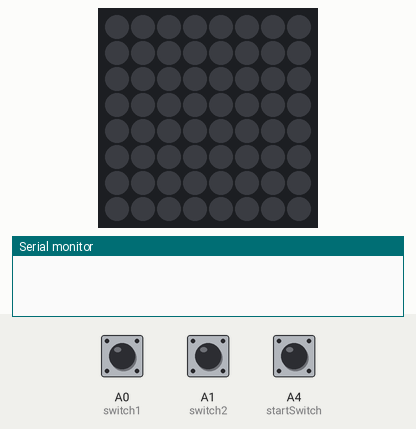
The sketch below on a simulated Arduino Uno, built with avr-gcc and run on an emulated ATmega328P. On the bench: 8×8 RGB LED matrix (first LED top left, wired row by row), the last lines printed to the serial monitor. The test bench sets the inputs (shaded band); at power-on: A4 (startSwitch) HIGH, A0 (switch1) HIGH, A1 (switch2) LOW. Dim RGB values are drawn brighter than linear; random numbers use the default seed unless the sketch sets one.

Above: at 1.2 s.
1.3 s: A4 (startSwitch) pulled LOW for 0.15 s
At 1.9 s:
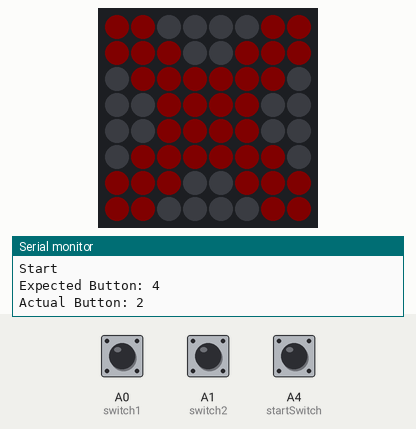
4.4 s: A4 (startSwitch) pulled LOW for 1 s
At 4.46 s:
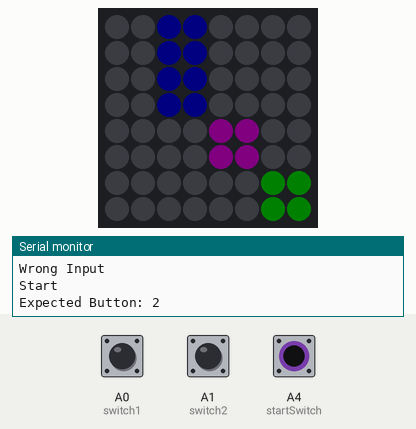
6.9 s: A4 (startSwitch) driven LOW
At 7.07 s:
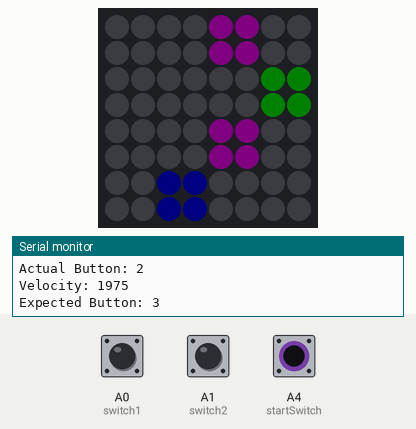
9.9 s: A4 (startSwitch) driven HIGH
At 11.7 s:
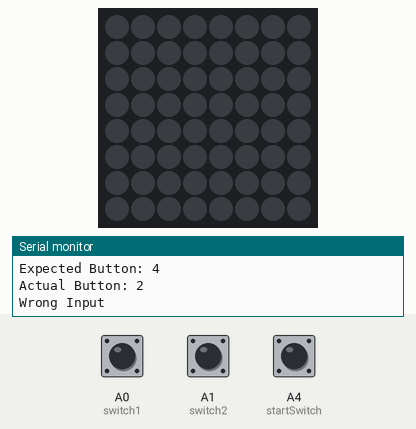
12.7 s: A4 (startSwitch) driven LOW
At 12.76 s:
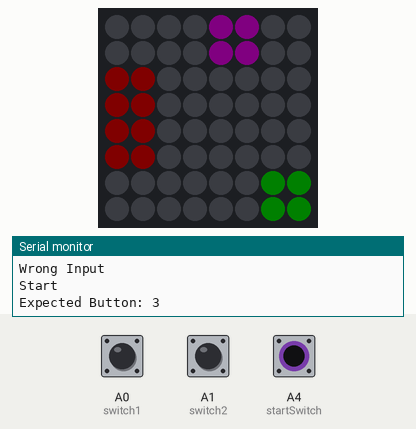
15.7 s: A0 (switch1) pulled LOW for 3.2 s
At 19.14 s:
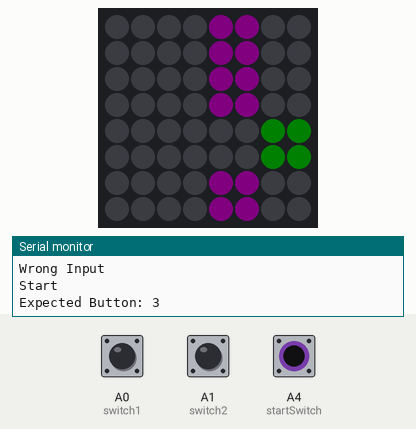
Timing chart, 0 to 20.6 s (numbered marks = the images above; inputs shaded):
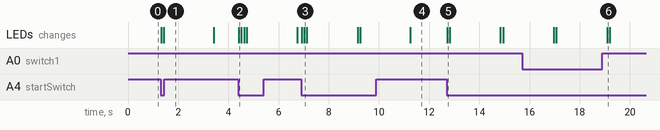

Measured:
- after the input at 1.3 s, the LEDs: first change at once (image 1 shows a later state)
- after the input at 4.4 s, the LEDs: change at once (image 2)
- after the input at 6.9 s, the LEDs: first change at once (image 3 shows a later state)
- after the input at 12.7 s, the LEDs: change at once (image 5)

The sketch:

piano_tiles.ino
```cpp
#include "FastLED.h"

// Matrix Info
const int NUM_ROWS = 8;
const int NUM_COLS = 8;
const int BRIGHTNESS = 5;
const int NUM_LEDS = NUM_ROWS * NUM_COLS;

// Pins
const int DATA_PIN = 3;
const int switch1 = A0;
const int switch2 = A1;
const int switch3 = A2;
const int switch4 = A3;
const int startSwitch = A4;

// Array of colors
CRGB colors[4] = {CRGB(255,0,0), CRGB(0,0,255), CRGB(255,0,255), CRGB(0,255,0)};

// Settings
const int sequenceSize = 100;
const int minVelocity = 2000;
const int maxVelocity = 1000;

// Define the array of leds
CRGB leds[NUM_LEDS];

// Other Attributes
bool canContinue = false;
bool canReadNext = false;
bool success = true;
unsigned long expectedEndTime;

int sequence[sequenceSize];
int inputSequence[sequenceSize];

int velocity;

void setup() {
  FastLED.addLeds<NEOPIXEL, DATA_PIN>(leds, NUM_LEDS);
  FastLED.setBrightness(BRIGHTNESS);
  Serial.begin(9600);
}

void loop() {
  reset_leds();

  if (digitalRead(startSwitch) == LOW && canContinue == false)
  {
    generate_sequence();
    canContinue = true;
    Serial.println("Start");
    show_sequence();
  }

}

void generate_sequence()
{
  randomSeed(millis());

  for (int i = 0; i < sequenceSize; i++)
  {
    sequence[i] = random(1,5);
  }
}

void show_sequence(){
  velocity = minVelocity;
  for (int seqPos = 0; seqPos < sequenceSize; seqPos++){
      reset_leds();

    if (canContinue){
      int bigrow1 = seqPos;
      int row1 = (sequence[bigrow1] * 2) -1;
      int row2 = (sequence[bigrow1] * 2) -2;
      leds[row1] = colors[sequence[bigrow1]-1];
      leds[row2] = colors[sequence[bigrow1]-1];
      leds[row1 + 8 * 1] = colors[sequence[bigrow1]-1];
      leds[row2 + 8 * 1] = colors[sequence[bigrow1]-1];

      int bigrow2 = seqPos + 1;
      if (bigrow2 < sequenceSize){
          int row3 = (sequence[bigrow2] * 2) -1;
          int row4 = (sequence[bigrow2] * 2) -2;
          leds[row3 + 8 * 2] = colors[sequence[bigrow2]-1];
          leds[row4 + 8 * 2] = colors[sequence[bigrow2]-1];
          leds[row3 + 8 * 3] = colors[sequence[bigrow2]-1];
          leds[row4 + 8 * 3] = colors[sequence[bigrow2]-1];
      }


      int bigrow3 = seqPos + 2;
      if (bigrow3 < sequenceSize){
        int row5 = (sequence[bigrow3] * 2) -1;
        int row6 = (sequence[bigrow3] * 2) -2;
        leds[row5 + 8 * 4] = colors[sequence[bigrow3]-1];
        leds[row6 + 8 * 4] = colors[sequence[bigrow3]-1];
        leds[row5 + 8 * 5] = colors[sequence[bigrow3]-1];
        leds[row6 + 8 * 5] = colors[sequence[bigrow3]-1];
      }

      int bigrow4 = seqPos + 3;
      if (bigrow4 < sequenceSize){
        int row7 = (sequence[bigrow4] * 2) -1;
        int row8 = (sequence[bigrow4] * 2) -2;
        leds[row7 + 8 * 6] = colors[sequence[bigrow4]-1];
        leds[row8 + 8 * 6] = colors[sequence[bigrow4]-1];
        leds[row7 + 8 * 7] = colors[sequence[bigrow4]-1];
        leds[row8 + 8 * 7] = colors[sequence[bigrow4]-1];
      }
      canReadNext = true;
      FastLED.show();
      Serial.print("Expected Button: ");
      Serial.println(sequence[seqPos]);
      expectedEndTime = millis() + velocity;
      while(expectedEndTime > millis()&& canReadNext == true){
        if (digitalRead(switch1) == LOW){
          inputSequence[seqPos] = 1;
          canReadNext = false;
          delay(100);
        }
        else if (digitalRead(switch2) == LOW){
          inputSequence[seqPos] = 2;
          canReadNext = false;
          delay(100);
        }
        else if (digitalRead(switch3) == LOW){
          inputSequence[seqPos] = 3;
          canReadNext = false;
          delay(100);
        }
        else if (digitalRead(switch4) == LOW){
          inputSequence[seqPos] = 4;
          canReadNext = false;
          delay(100);
        }

      }
      Serial.print("Actual Button: ");
      Serial.println(inputSequence[seqPos]);
      if (canReadNext == true){
        canContinue = false;
        wrong_sequence();
        Serial.println("Expired");
        success = false;
        break;
      }

      if (sequence[seqPos] != inputSequence[seqPos]){
        canContinue = false;
        wrong_sequence();
        Serial.println("Wrong Input");
        success = false;
        break;
      }

      if (velocity > maxVelocity){
        velocity -= 25;
        Serial.print("Velocity: ");
        Serial.println(velocity);
      }
      success = true;
    }

  }
  if (success){
    right_sequence();
  }
  canContinue = false;
}

void reset_leds(){
    for (int i = 0; i < NUM_LEDS; i++){
      leds[i] = CRGB(0,0,0);
    }
    FastLED.show();
}

void wrong_sequence(){
  reset_leds();
   for (int i = 0; i < NUM_LEDS; i++){
    leds[i] = CRGB(0,0,0);
  }
  for (int i = 0; i < NUM_LEDS; i = i + 9){
    leds[i] = CRGB(255,0,0);
    leds[i + 1] = CRGB(255,0,0);
    leds[i - 1] = CRGB(255,0,0);
  }

  for (int i = 7; i < NUM_LEDS; i = i + 7){
    leds[i] = CRGB(255,0,0);
    leds[i+1] = CRGB(255,0,0);
    leds[i - 1] = CRGB(255,0,0);
  }
  FastLED.show();
  delay(2000);
}

void right_sequence(){
   reset_leds();
   for (int i = 0; i < NUM_LEDS; i++){
    leds[i] = CRGB(0,255,0);
  }
  FastLED.show();
  delay(2000);
}
```
